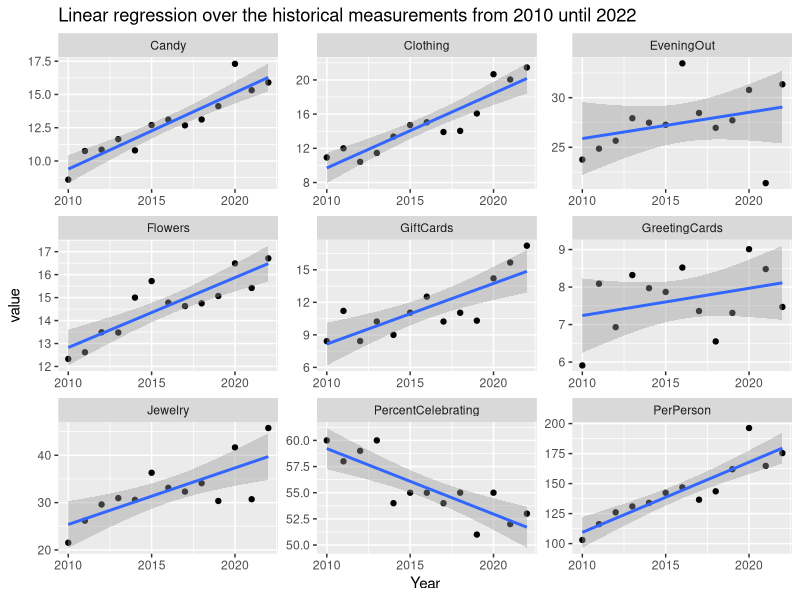
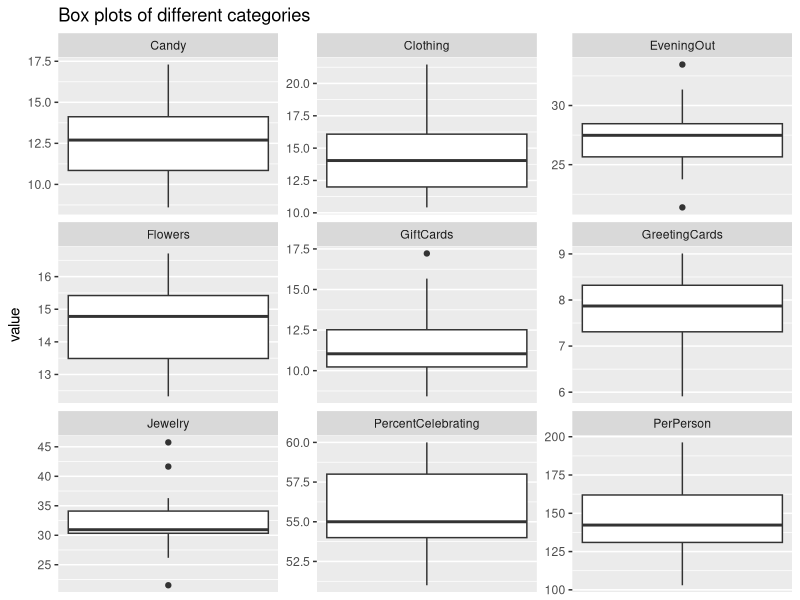

Recreate these plots in R, in order.
## ---- chunk 1
knitr::opts_chunk$set(echo = TRUE)
library(ggplot2)
library(magrittr)
library(tidyverse)
## ---- chunk 2
hd = readr::read_csv("historical_spending.csv", col_names = TRUE)
## ---- chunk 3
hd %>% summary()
## ---- chunk 4
hd %>%
  pivot_longer(PercentCelebrating:GiftCards, names_to = 'param', values_to = 'value') %>%
  ggplot() +
  aes(x = Year) +
  aes(y = value) +
  geom_point() +
  stat_smooth(method='lm') +
  scale_x_continuous(breaks = c(2010, 2015, 2020)) +
  facet_wrap(~param, scales='free') +
  labs(title = "Linear regression over the historical measurements from 2010 until 2022")
## ---- chunk 5
hd %>%
  pivot_longer(PercentCelebrating:GiftCards, names_to = 'param', values_to = 'value') %>%
  ggplot() +
  aes(y = value) +
  geom_boxplot() +
  facet_wrap(~param, scales='free') +
  scale_x_continuous(breaks = c()) +
  labs(title = "Box plots of different categories")
## ---- chunk 6
t.test(hd$GiftCards, hd$GreetingCards)
